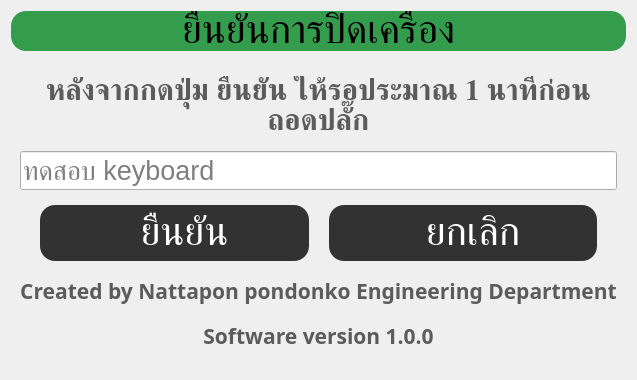
         <widget class="QWidget" name="shutdown_page">
          <layout class="QVBoxLayout" name="verticalLayout_70">
           <item>
            <widget class="QLabel" name="shutdown_title">
             <property name="maximumSize">
              <size>
               <width>16777215</width>
               <height>65</height>
              </size>
             </property>
             <property name="font">
              <font>
               <family>Kanit</family>
               <pointsize>30</pointsize>
              </font>
             </property>
             <property name="styleSheet">
              <string notr="true">background-color: rgb(52, 157, 77);
border-radius: 15px;</string>
             </property>
             <property name="text">
              <string>ยืนยันการปิดเครื่อง</string>
             </property>
             <property name="alignment">
              <set>Qt::AlignmentFlag::AlignCenter</set>
             </property>
            </widget>
           </item>
           <item>
            <widget class="QWidget" name="shutdown_widget" native="true">
             <property name="styleSheet">
              <string notr="true">QPushButton {
	background-color: rgb(50, 50, 50);
	border-radius: 15px;
	color: rgb(255, 255, 255);
	padding: 8px;
}</string>
             </property>
             <layout class="QVBoxLayout" name="verticalLayout_68">
              <item>
               <widget class="QWidget" name="widget_17" native="true">
                <layout class="QVBoxLayout" name="verticalLayout_69">
                 <property name="topMargin">
                  <number>10</number>
                 </property>
                 <item>
                  <widget class="QLabel" name="shutdown_warning_label">
                   <property name="maximumSize">
                    <size>
                     <width>16777215</width>
                     <height>16777215</height>
                    </size>
                   </property>
                   <property name="font">
                    <font>
                     <family>Kanit</family>
                     <pointsize>22</pointsize>
                     <bold>true</bold>
                     <strikeout>false</strikeout>
                    </font>
                   </property>
                   <property name="styleSheet">
                    <string notr="true">color: rgb(91, 91, 91);</string>
                   </property>
                   <property name="text">
                    <string>หลังจากกดปุ่ม ยืนยัน ให้รอประมาณ 1 นาทีก่อนถอดปลั๊ก</string>
                   </property>
                   <property name="alignment">
                    <set>Qt::AlignmentFlag::AlignCenter</set>
                   </property>
                   <property name="wordWrap">
                    <bool>true</bool>
                   </property>
                  </widget>
                 </item>
                </layout>
               </widget>
              </item>
              <item>
               <widget class="QLineEdit" name="lineEdit">
                <property name="font">
                 <font>
                  <pointsize>20</pointsize>
                 </font>
                </property>
                <property name="styleSheet">
                 <string notr="true">color: black;</string>
                </property>
                <property name="placeholderText">
                 <string>ทดสอบ keyboard</string>
                </property>
               </widget>
              </item>
              <item>
               <widget class="QWidget" name="widget_18" native="true">
                <property name="maximumSize">
                 <size>
                  <width>16777215</width>
                  <height>150</height>
                 </size>
                </property>
                <layout class="QHBoxLayout" name="horizontalLayout_92">
                 <property name="spacing">
                  <number>20</number>
                 </property>
                 <property name="leftMargin">
                  <number>20</number>
                 </property>
                 <property name="rightMargin">
                  <number>20</number>
                 </property>
                 <item>
                  <widget class="QPushButton" name="confirm_shutdown">
                   <property name="minimumSize">
                    <size>
                     <width>0</width>
                     <height>52</height>
                    </size>
                   </property>
                   <property name="font">
                    <font>
                     <family>Kanit</family>
                     <pointsize>30</pointsize>
                     <italic>false</italic>
                     <fontweight>Medium</fontweight>
                    </font>
                   </property>
                   <property name="styleSheet">
                    <string notr="true"/>
                   </property>
                   <property name="text">
                    <string>  ยืนยัน</string>
                   </property>
                   <property name="icon">
                    <iconset resource="resource.qrc">
                     <normaloff>:/assets/keyboard/enter.png</normaloff>:/assets/keyboard/enter.png</iconset>
                   </property>
                   <property name="iconSize">
                    <size>
                     <width>50</width>
                     <height>50</height>
                    </size>
                   </property>
                  </widget>
                 </item>
                 <item>
                  <widget class="QPushButton" name="cancel_shutdown">
                   <property name="minimumSize">
                    <size>
                     <width>0</width>
                     <height>52</height>
                    </size>
                   </property>
                   <property name="font">
                    <font>
                     <family>Kanit</family>
                     <pointsize>30</pointsize>
                     <italic>false</italic>
                     <fontweight>Medium</fontweight>
                    </font>
                   </property>
                   <property name="text">
                    <string>  ยกเลิก</string>
                   </property>
                   <property name="icon">
                    <iconset resource="resource.qrc">
                     <normaloff>:/assets/keyboard/cancel.png</normaloff>:/assets/keyboard/cancel.png</iconset>
                   </property>
                   <property name="iconSize">
                    <size>
                     <width>50</width>
                     <height>50</height>
                    </size>
                   </property>
                  </widget>
                 </item>
                </layout>
               </widget>
              </item>
              <item>
               <widget class="QLabel" name="credit">
                <property name="maximumSize">
                 <size>
                  <width>16777215</width>
                  <height>45</height>
                 </size>
                </property>
                <property name="font">
                 <font>
                  <family>Kanit</family>
                  <pointsize>16</pointsize>
                  <bold>true</bold>
                 </font>
                </property>
                <property name="styleSheet">
                 <string notr="true">color: rgb(91, 91, 91);</string>
                </property>
                <property name="text">
                 <string>Created by Nattapon pondonko Engineering Department</string>
                </property>
                <property name="alignment">
                 <set>Qt::AlignmentFlag::AlignCenter</set>
                </property>
               </widget>
              </item>
              <item>
               <widget class="QWidget" name="widget_21" native="true">
                <property name="maximumSize">
                 <size>
                  <width>16777215</width>
                  <height>50</height>
                 </size>
                </property>
                <layout class="QHBoxLayout" name="horizontalLayout_93">
                 <item>
                  <widget class="QLabel" name="version">
                   <property name="maximumSize">
                    <size>
                     <width>16777215</width>
                     <height>50</height>
                    </size>
                   </property>
                   <property name="font">
                    <font>
                     <family>Kanit</family>
                     <pointsize>16</pointsize>
                     <bold>true</bold>
                    </font>
                   </property>
                   <property name="styleSheet">
                    <string notr="true">color: rgb(91, 91, 91);</string>
                   </property>
                   <property name="text">
                    <string>Software version 1.0.0</string>
                   </property>
                   <property name="alignment">
                    <set>Qt::AlignmentFlag::AlignCenter</set>
                   </property>
                  </widget>
                 </item>
                </layout>
               </widget>
              </item>
             </layout>
            </widget>
           </item>
          </layout>
         </widget>
